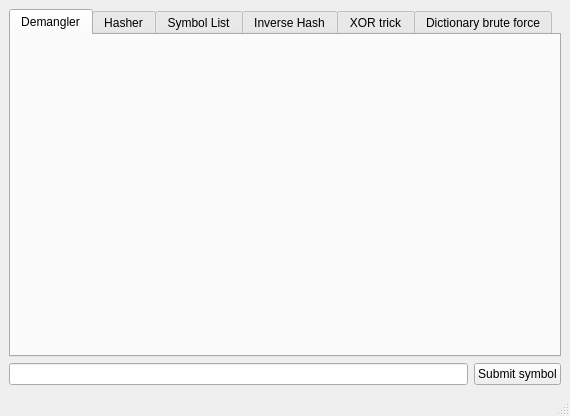
<?xml version="1.0" encoding="UTF-8"?>
<ui version="4.0">
 <class>MainWindow</class>
 <widget class="QMainWindow" name="MainWindow">
  <property name="geometry">
   <rect>
    <x>0</x>
    <y>0</y>
    <width>570</width>
    <height>416</height>
   </rect>
  </property>
  <property name="windowTitle">
   <string>NSMBW Hashing Toolbox</string>
  </property>
  <widget class="QWidget" name="centralwidget">
   <layout class="QGridLayout" name="gridLayout">
    <item row="0" column="0" colspan="2">
     <widget class="QTabWidget" name="tabWidget">
      <property name="currentIndex">
       <number>0</number>
      </property>
      <widget class="DemangleWidget" name="demangleTab">
       <attribute name="title">
        <string>Demangler</string>
       </attribute>
      </widget>
      <widget class="HashWidget" name="hashTab">
       <attribute name="title">
        <string>Hasher</string>
       </attribute>
      </widget>
      <widget class="SymbolListWidget" name="symbolListTab">
       <attribute name="title">
        <string>Symbol List</string>
       </attribute>
      </widget>
      <widget class="InvHashWidget" name="invHashTab">
       <attribute name="title">
        <string>Inverse Hash</string>
       </attribute>
       <attribute name="toolTip">
        <string>Inverse Hash</string>
       </attribute>
      </widget>
      <widget class="XORTrickWidget" name="xorTrickTab">
       <attribute name="title">
        <string>XOR trick</string>
       </attribute>
       <attribute name="toolTip">
        <string>XOR trick</string>
       </attribute>
      </widget>
      <widget class="DictionaryBruteWidget" name="dictBruteTab">
       <attribute name="title">
        <string>Dictionary brute force</string>
       </attribute>
      </widget>
     </widget>
    </item>
    <item row="1" column="1">
     <widget class="QPushButton" name="submitSymbolBtn">
      <property name="text">
       <string>Submit symbol</string>
      </property>
     </widget>
    </item>
    <item row="1" column="0">
     <widget class="QLineEdit" name="submitSymName"/>
    </item>
   </layout>
  </widget>
  <widget class="QMenuBar" name="menubar">
   <property name="geometry">
    <rect>
     <x>0</x>
     <y>0</y>
     <width>570</width>
     <height>17</height>
    </rect>
   </property>
  </widget>
  <widget class="QStatusBar" name="statusbar"/>
 </widget>
 <customwidgets>
  <customwidget>
   <class>InvHashWidget</class>
   <extends>QWidget</extends>
   <header>invhashwidget.h</header>
   <container>1</container>
  </customwidget>
  <customwidget>
   <class>XORTrickWidget</class>
   <extends>QWidget</extends>
   <header>xortrickwidget.h</header>
   <container>1</container>
  </customwidget>
  <customwidget>
   <class>DictionaryBruteWidget</class>
   <extends>QWidget</extends>
   <header>dictionarybrutewidget.h</header>
   <container>1</container>
  </customwidget>
  <customwidget>
   <class>DemangleWidget</class>
   <extends>QWidget</extends>
   <header>demanglewidget.h</header>
   <container>1</container>
  </customwidget>
  <customwidget>
   <class>HashWidget</class>
   <extends>QWidget</extends>
   <header>hashwidget.h</header>
   <container>1</container>
  </customwidget>
  <customwidget>
    <class>SymbolListWidget</class>
    <extends>QWidget</extends>
    <header>symbollistwidget.h</header>
    <container>1</container>
  </customwidget>
 </customwidgets>
 <resources/>
 <connections/>
</ui>
